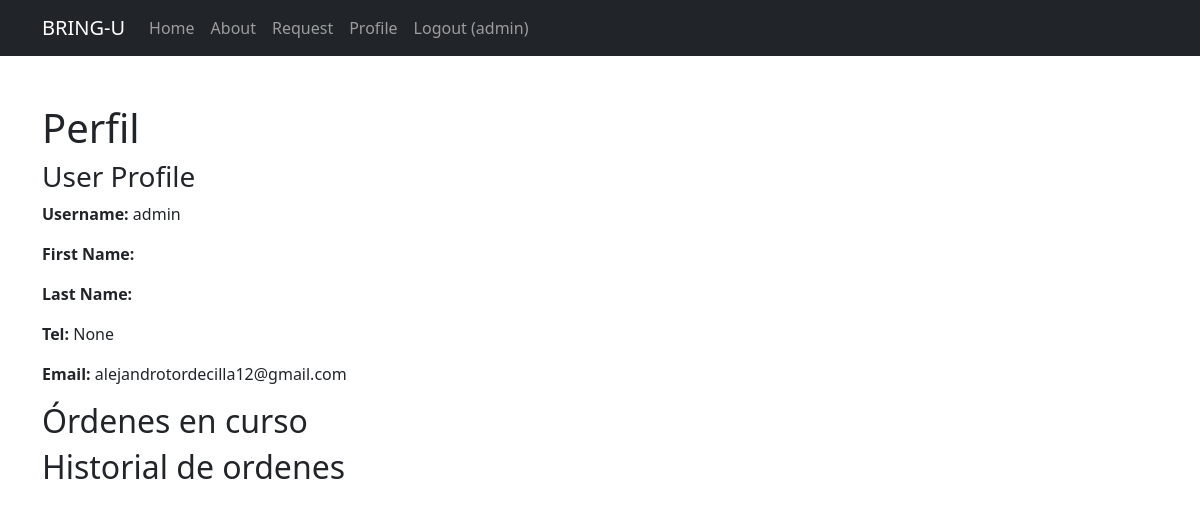
The page /profile (signed in) on the database as committed earlier.
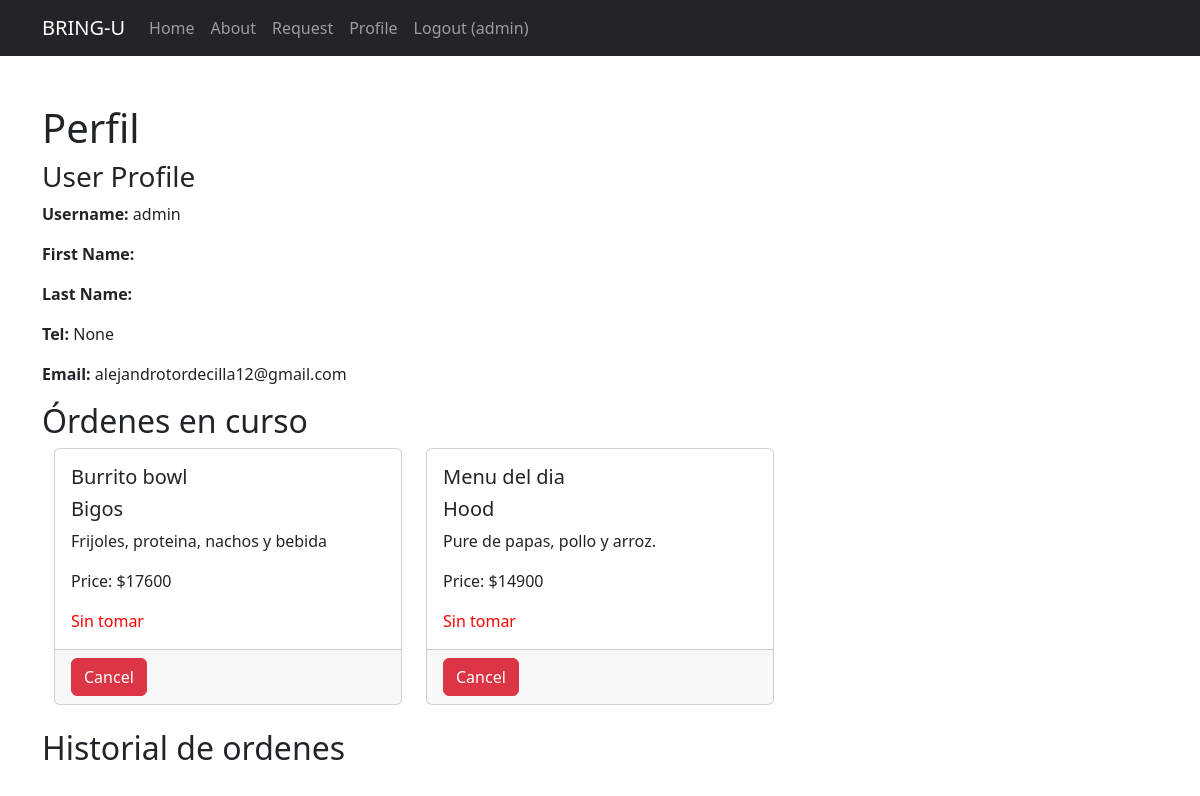
The same page on the database as committed later.
### bring_u/models.py (models this page shows)
class Request(models.Model):
    id_request = models.AutoField(primary_key=True)
    name = models.CharField(max_length=100)
    desc = models.CharField(max_length=1000)
    price = models.IntegerField()
    status = models.CharField(max_length=30, default="Sin tomar")
    delivery_location = models.CharField(max_length=250)
    desc_delivery = models.CharField(max_length=1000, null=True)
    pick_up_location = models.CharField(max_length=250, default="Pick-up location")
    desc_pick_up_location = models.CharField(max_length=1000, null=True)
    fk_id_user = models.ForeignKey(UserProfile, on_delete=models.CASCADE)
    fk_id_business = models.ForeignKey(Business, on_delete=models.SET_NULL, null=True)
    fk_id_product = models.ForeignKey(Product, on_delete=models.SET_NULL, null=True)

class Business(models.Model):
    id_business = models.AutoField(primary_key=True)
    name = models.CharField(max_length=70)
    desc = models.CharField(max_length=100)
    opening_time = models.TimeField(default="07:00:00")
    closing_time = models.TimeField(default="18:00:00")
    def __str__(self):
        return self.name

### bring_u/views.py (the view, shortened to what this page needs)
# urls.py: path('profile', bringuViews.profile),
@login_required
def profile(request):
    user = request.user
    user_id = user.id
    user_requests = Request.objects.filter(fk_id_user=user_id)
    print("😀",user)
    context = {
        'user': user,
        'orders': user_requests,
    }
    return render(request, 'profile.html', context)

### bring_u/templates/profile.html (shortened to what this page needs)
    {% extends "base.html" %}
    {% block content %}
        <div class="container mt-5">
            <h1>Perfil </h1>
            <h3>User Profile</h3>
            <p><strong>Username:</strong> {{ user.username }}</p>
            <p><strong>First Name:</strong> {{ user.name }}</p>
            <p><strong>Last Name:</strong> {{ user.last_name }}</p>
            <p><strong>Tel:</strong> {{ user.tel }}</p>
            <p><strong>Email:</strong> {{ user.email }}</p>
            <h2>Órdenes en curso</h2>
            <div class="container">
            <div class="row">
                {% for order in orders %}
                <div class="col-md-4 mb-4">
                    <div class="card">
                        <div class="card-body">
                            <h5 class="card-title">{{ order.name }}</h5>
                            <h5 class="card-title">{{ order.fk_id_business }}</h5>
                            <p class="card-text">{{ order.desc }}</p>
                            <p class="card-text">Price: ${{ order.price }}</p>
                            <p class="card-text" style="color:red">{{ order.status }}</p>
                        </div>
                        <div class="card-footer">
                            <button class="btn btn-danger btn-cancel" type="button" data-bs-toggle="modal"
                                data-bs-target="#cancelConfirmationModal{{ order.id_product }}">
                                Cancel
                            </button>
                        </div>
                    </div>
                </div>
                {% endfor %}
            </div>
        </div>
            <h2>Historial de ordenes</h2>
        </div>
    {% endblock %}

Rows that differ between the two databases and show on the page:
added Request: name "Burrito bowl", fk_id_business "Bigos", desc "Frijoles, proteina, nachos y bebida", price "17600", status "Sin tomar"
added Request: name "Menu del dia", fk_id_business "Hood", desc "Pure de papas, pollo y arroz.", price "14900", status "Sin tomar"
